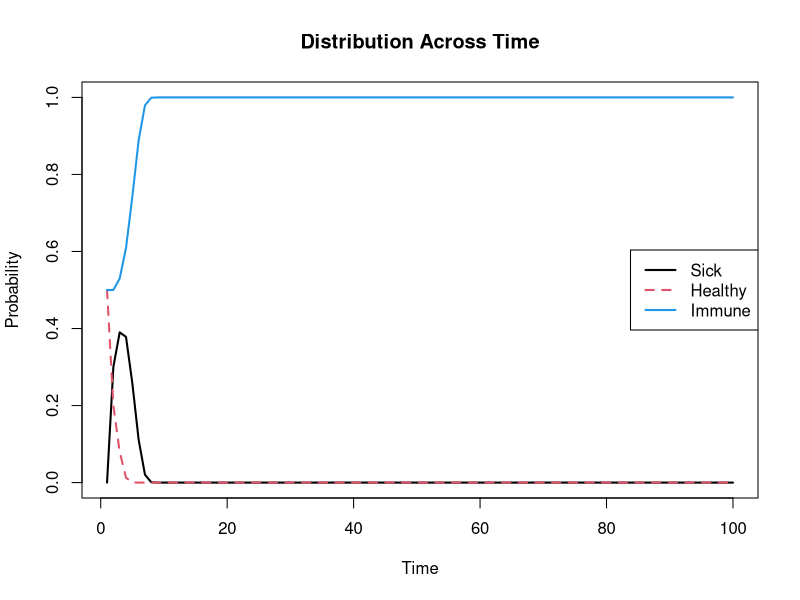
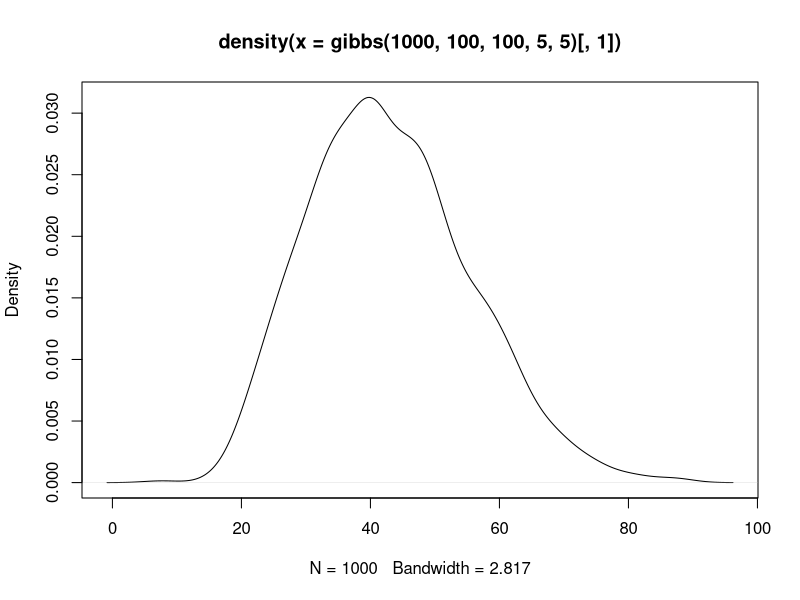
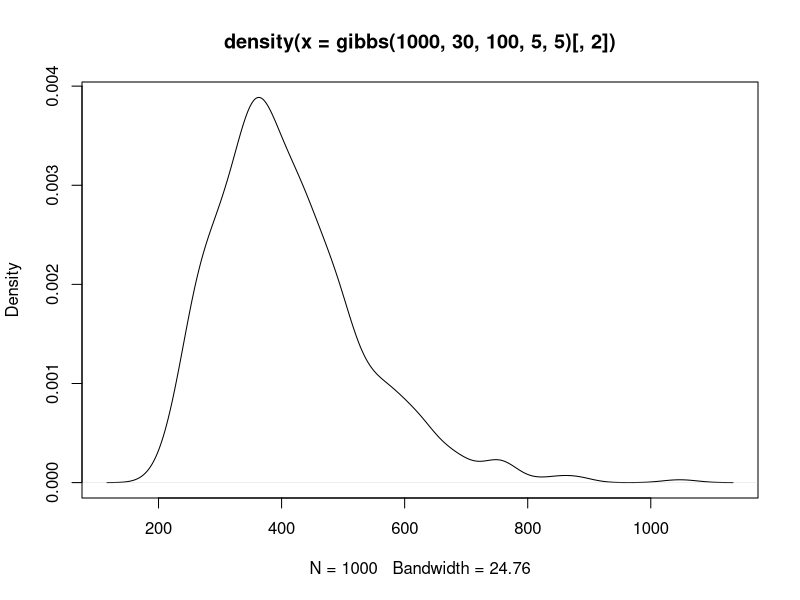

The R script that drew these images, in order:
#########################################################
## Bayesian Statistics: MCMC examples
## Instructor: Jason Guo
## Quant III Lab 10
#########################################################

################
# markov chain #
################

#Every person in a society can be either sick (S), healthy but not immune (H), or immune
#and healthy (I). People move from one state to another according to the following Markov
#transition probabilities:

transition <- matrix(c(0.9,0,0.1,0.6,0.4,0,0,0,1),nrow=3,byrow=TRUE)

# Plot the distribution of the states as a function of n, starting with a state where 50% of
# people are healthy and 50% are sick.

p <- as.vector(c(0, 0.5,0.5))

x <- rep(NA, 100)
y <- rep(NA, 100)
z <- rep(NA, 100)

x[1] <- 0
y[1] <- 0.5
z[1] <- 0.5

for (i in 1:99){ 
  d <- t(p) %*% transition # distribution at t = i + 1, using transition matrix at t = i
  x[i+1] <- d[1]
  y[i+1] <- d[2]
  z[i+1] <- d[3]
  transition <- transition %*% transition # transition matrix at t = i + 1
}

#distribution <- cbind(x,y,z)
#plot.ts(distribution)

plot(x, type="l", col=1, ylim=c(0,1), lwd=2,
     ylab="Probability", main="Distribution Across Time",xlab="Time")
lines(y, col=2,lwd=2 ,lty=2)
lines(z, col=4, lwd=2)
legend("right", legend=c("Sick","Healthy","Immune"), col=c(1,2,4), lty=c(1,2,1), lwd=2)

##################
## Gibbs Sampler #
##################

y <- rnorm(20, 5, 20)

gibbs <- function(n.sim, mu0, tau2, a, b){
  n <- length(y)
  theta     <- list(mu=0, sigma2=1)      # Initial values
  theta.sim <- matrix(NA, n.sim, 2)
  for (i in 1:n.sim){
    theta$mu     <- rnorm(1, (mu0/tau2 + n*mean(y)/theta$sigma2)/(1/tau2 + n/theta$sigma2), sqrt(1/(1/tau2 + n/theta$sigma2)))
    theta$sigma2 <- 1/rgamma(1, n/2 + a , .5*sum((y-theta$mu)^2) + b) 
    theta.sim[i, ]  <- unlist(theta)
  }
  theta.sim
}

# posterior distribution
plot(density(gibbs(1000, 100, 100, 5, 5)[,1]))
# posterior mean
mean(gibbs(1000, 100, 100, 5, 5)[,1])
plot(density(gibbs(1000, 30, 100, 5, 5)[,2]))

#######################################
#### metropolis-hastings algorithm ####
#######################################
